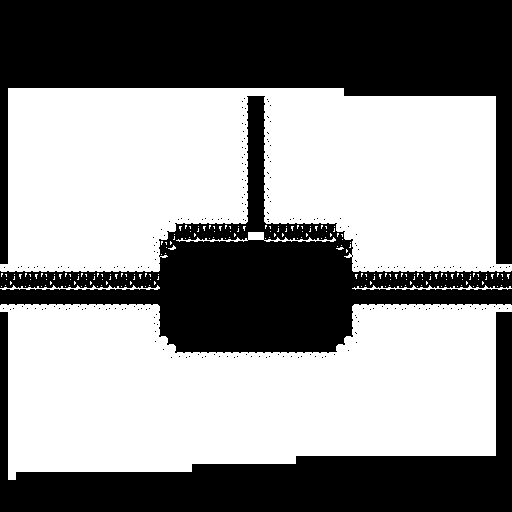

Rendered tile map (Tiled .tmx) drawn with the repository's tilesets; below, a short description and the map source with its tile grids summarised:
An orthogonal 64x64 tile map with 8x8 px tiles, 1 tile layer (map) and 14 objects (2x Snow 1, 2x Snow 4, Jetty Area Gateway, Flower Area Gateway, Ice Cube, ...).

<map version="1.10" tiledversion="1.11.2" orientation="orthogonal" renderorder="right-down" width="64" height="64" tilewidth="8" tileheight="8" infinite="0" nextlayerid="3" nextobjectid="17">
 <editorsettings>
  <export target="../public/assets/tilemaps/spring_ice_cube_area.json" format="json" />
 </editorsettings>
 <tileset firstgid="1" name="snow" tilewidth="8" tileheight="8" spacing="8" margin="8" tilecount="64" columns="8">
  <image source="../public/assets/tilemaps/snow.png" width="136" height="136" />
  <tile id="0">
   <properties>
    <property name="collision" type="bool" value="true" />
   </properties>
  </tile>
  <tile id="1">
   <properties>
    <property name="collision" type="bool" value="true" />
   </properties>
  </tile>
  <tile id="2">
   <properties>
    <property name="collision" type="bool" value="true" />
   </properties>
  </tile>
  <tile id="3">
   <properties>
    <property name="collision" type="bool" value="true" />
   </properties>
  </tile>
  <tile id="4">
   <properties>
    <property name="collision" type="bool" value="true" />
   </properties>
  </tile>
  <tile id="5">
   <properties>
    <property name="collision" type="bool" value="true" />
   </properties>
  </tile>
  <tile id="6">
   <properties>
    <property name="collision" type="bool" value="true" />
   </properties>
  </tile>
  <tile id="8">
   <properties>
    <property name="collision" type="bool" value="true" />
   </properties>
  </tile>
  <tile id="9">
   <properties>
    <property name="collision" type="bool" value="true" />
   </properties>
  </tile>
  <tile id="10">
   <properties>
    <property name="collision" type="bool" value="true" />
   </properties>
  </tile>
  <tile id="11">
   <properties>
    <property name="collision" type="bool" value="true" />
   </properties>
  </tile>
  <tile id="12">
   <properties>
    <property name="collision" type="bool" value="true" />
   </properties>
  </tile>
  <tile id="13">
   <properties>
    <property name="collision" type="bool" value="true" />
   </properties>
  </tile>
  <tile id="14">
   <properties>
    <property name="collision" type="bool" value="true" />
   </properties>
  </tile>
  <tile id="16">
   <properties>
    <property name="collision" type="bool" value="true" />
   </properties>
  </tile>
  <tile id="17">
   <properties>
    <property name="collision" type="bool" value="true" />
   </properties>
  </tile>
  <tile id="18">
   <properties>
    <property name="collision" type="bool" value="true" />
   </properties>
  </tile>
  <tile id="19">
   <properties>
    <property name="collision" type="bool" value="true" />
   </properties>
  </tile>
  <tile id="20">
   <properties>
    <property name="collision" type="bool" value="true" />
   </properties>
  </tile>
  <tile id="21">
   <properties>
    <property name="collision" type="bool" value="true" />
   </properties>
  </tile>
  <tile id="22">
   <properties>
    <property name="collision" type="bool" value="true" />
   </properties>
  </tile>
  <tile id="24">
   <properties>
    <property name="collision" type="bool" value="true" />
   </properties>
  </tile>
  <tile id="25">
   <properties>
    <property name="collision" type="bool" value="false" />
   </properties>
  </tile>
  <tile id="26">
   <properties>
    <property name="collision" type="bool" value="false" />
   </properties>
  </tile>
  <tile id="27">
   <properties>
    <property name="collision" type="bool" value="false" />
   </properties>
  </tile>
  <tile id="28">
   <properties>
    <property name="collision" type="bool" value="true" />
   </properties>
  </tile>
  <tile id="29">
   <properties>
    <property name="collision" type="bool" value="true" />
   </properties>
  </tile>
  <tile id="30">
   <properties>
    <property name="collision" type="bool" value="true" />
   </properties>
  </tile>
  <tile id="32">
   <properties>
    <property name="collision" type="bool" value="true" />
   </properties>
  </tile>
  <tile id="33">
   <properties>
    <property name="collision" type="bool" value="true" />
   </properties>
  </tile>
  <tile id="34">
   <properties>
    <property name="collision" type="bool" value="true" />
   </properties>
  </tile>
  <tile id="35">
   <properties>
    <property name="collision" type="bool" value="true" />
   </properties>
  </tile>
  <tile id="36">
   <properties>
    <property name="collision" type="bool" value="true" />
   </properties>
  </tile>
  <tile id="37">
   <properties>
    <property name="collision" type="bool" value="true" />
   </properties>
  </tile>
  <tile id="38">
   <properties>
    <property name="collision" type="bool" value="true" />
   </properties>
  </tile>
  <tile id="40">
   <properties>
    <property name="collision" type="bool" value="false" />
   </properties>
  </tile>
 </tileset>
 <layer id="1" name="map" width="64" height="64" locked="1">
  <data>[4096 cells, 2865 non-empty, 31 distinct tile ids]</data>
 </layer>
 <objectgroup id="2" name="objects">
  <object id="1" name="Jetty Area Gateway" x="360" y="288" width="16" height="16" />
  <object id="3" name="Flower Area Gateway" x="120" y="288" width="16" height="16" />
  <object id="5" name="Ice Cube" x="304" y="296">
   <point />
  </object>
  <object id="6" name="Snow Cave In" x="254" y="232">
   <point />
  </object>
  <object id="7" name="Snow 1" x="189" y="272">
   <point />
  </object>
  <object id="8" name="Snow 3" x="232" y="301">
   <point />
  </object>
  <object id="9" name="Snow 2" x="304" y="270">
   <point />
  </object>
  <object id="10" name="Snow 4" x="198" y="326">
   <point />
  </object>
  <object id="11" name="Snow 1" x="297" y="331">
   <point />
  </object>
  <object id="12" name="Snow 4" x="267" y="312">
   <point />
  </object>
  <object id="13" name="Ice Cube Trigger" x="287" y="276" width="35" height="33" />
  <object id="14" name="Snow Cave In Trigger" x="232" y="240" width="44" height="19" />
  <object id="15" name="Snow Cave In Body" x="246" y="241" width="16" height="5" />
  <object id="16" name="Camera Bounds" x="20" y="113" width="463" height="332" />
 </objectgroup>
</map>